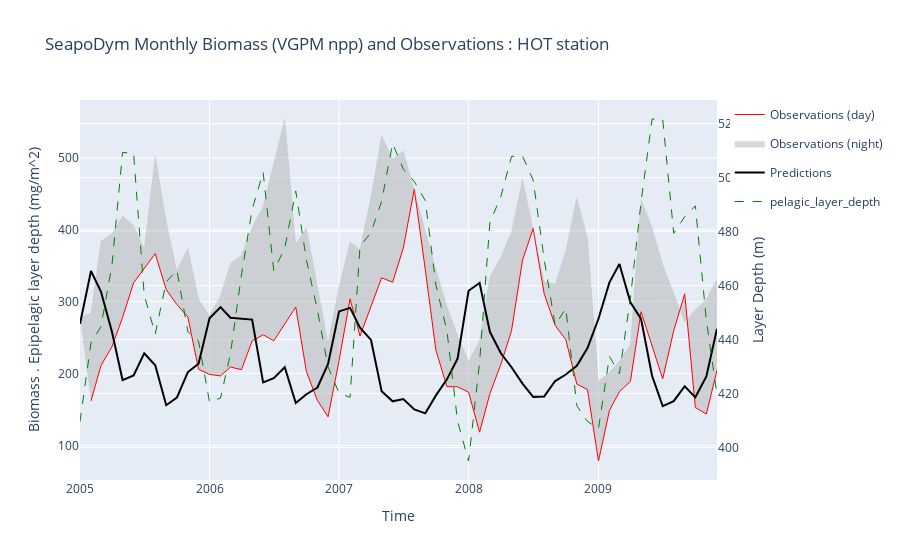

The notebook cell saved with this chart:
### Code cell
fig = go.Figure(
    layout={
        "title": "SeapoDym Monthly Biomass (VGPM npp) and Observations : HOT station",
        "xaxis": {"title": "Time"},
        "yaxis": {"title": "Biomass . Epipelagic layer depth (mg/m^2)"},
    }
)


fig.add_trace(
    go.Scatter(
        x=monthly_obs_day.index,
        y=monthly_obs_day,
        fill=None,
        mode="lines",
        line={"color": "red", "width": 1},
        name="Observations (day)",
    )
)

fig.add_trace(
    go.Scatter(
        x=monthly_obs_night.index,
        y=monthly_obs_night,
        fill="tonexty",
        mode="lines",
        line={"color": "rgba(180, 180, 180, 0.2)", "width": 1},
        name="Observations (night)",
    )
)
fig.add_trace(
    go.Scatter(
        x=monthly_pred.index,
        y=monthly_pred,
        fill=None,
        mode="lines",
        line={"color": "black"},
        name="Predictions",
    )
)
fig.add_trace(px.line(monthly_layer).data[0])
fig.update_traces(
    yaxis="y2",
    selector={"name": "pelagic_layer_depth"},
    line={"color": "green", "width": 1, "dash": "dash"},
)
fig.update_layout(yaxis2={"title": "Layer Depth (m)", "overlaying": "y", "side": "right"})

fig.show()
